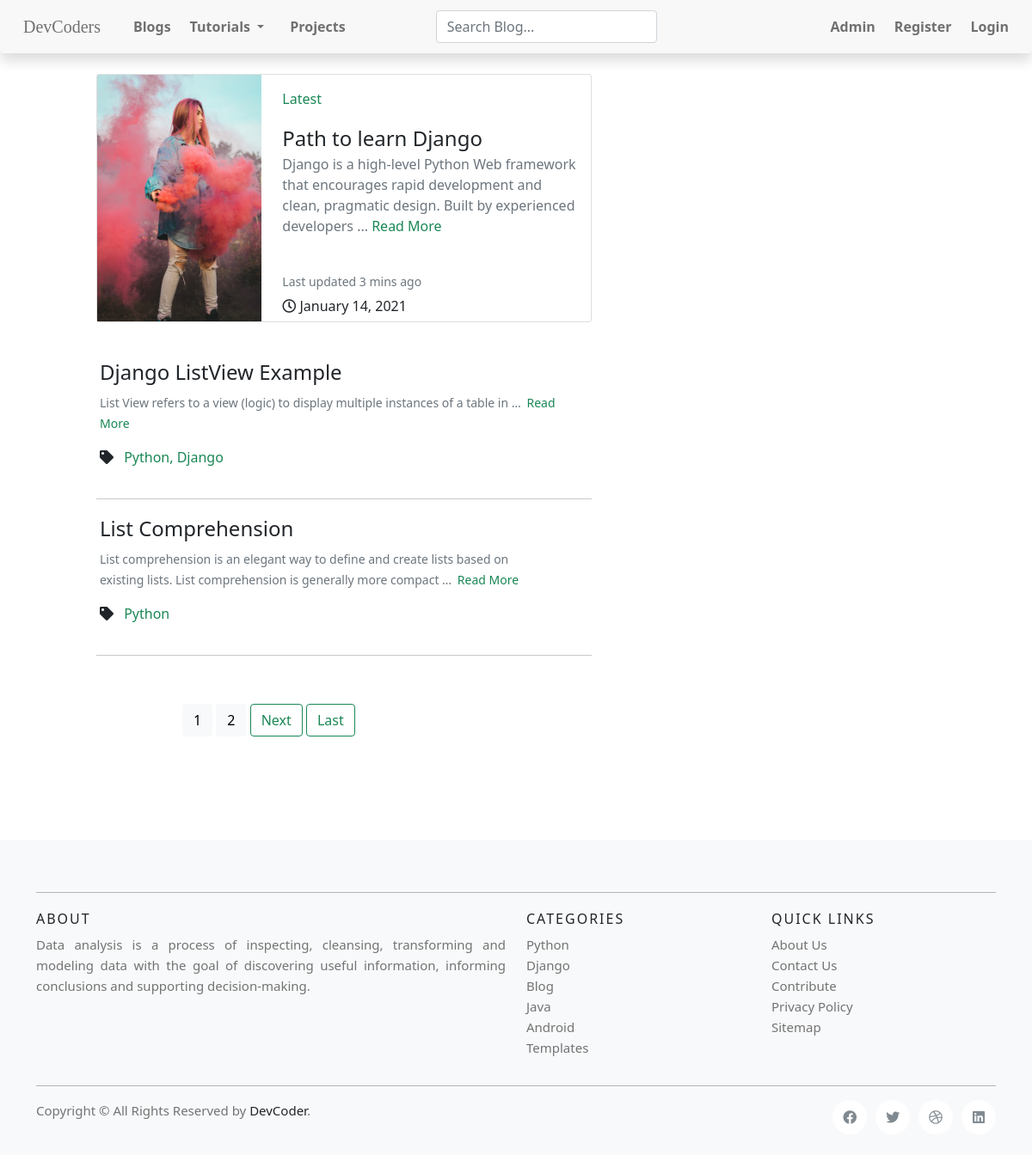
Before: /bloglist/ with the older database file.
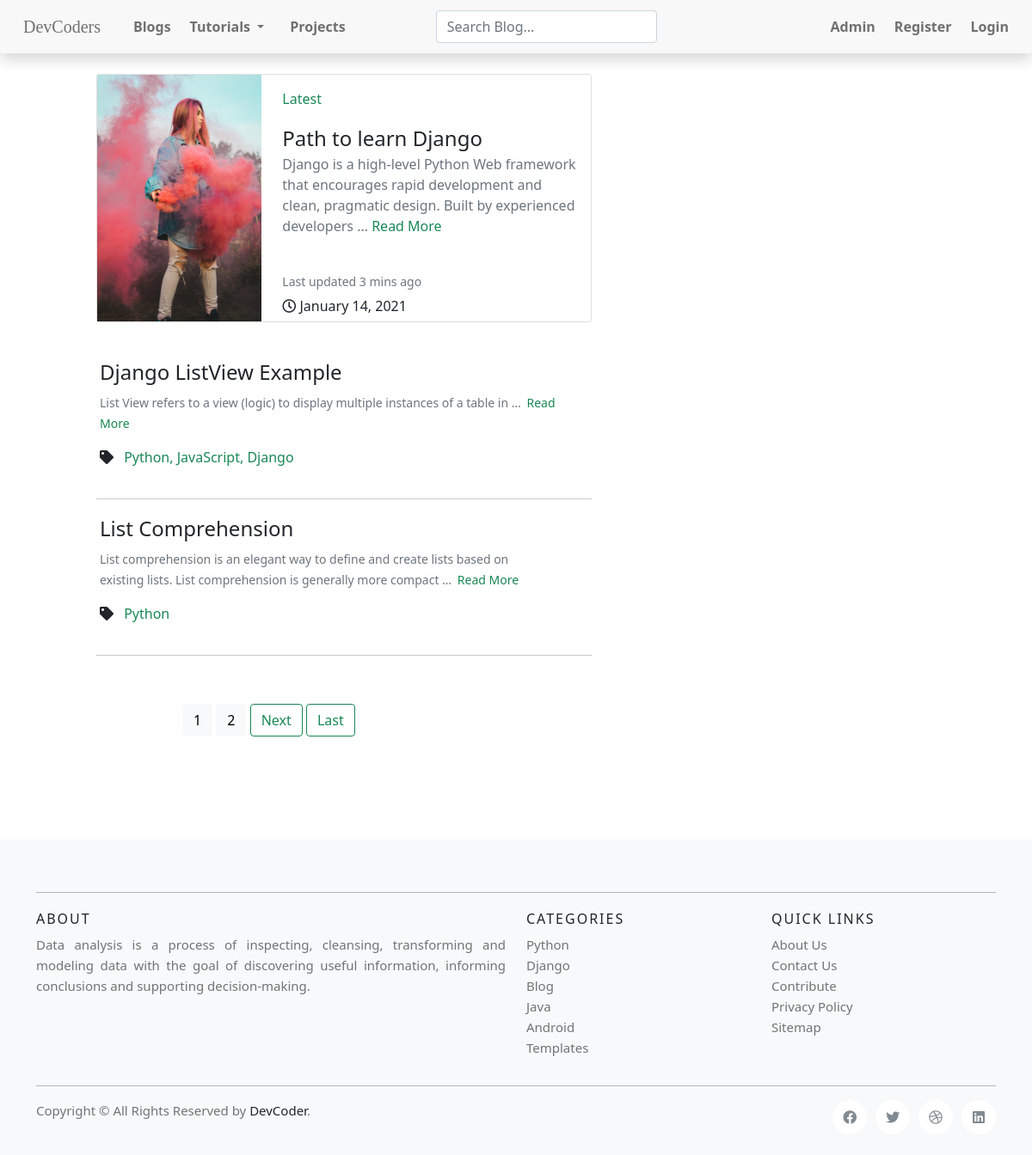
After: the same page with the newer database file.
### blog/models.py (models this page shows, shortened)
class BlogDB(models.Model):
    description = models.CharField(max_length=200)
    keywords = MultiSelectField(choices=keyword_choices, max_choices=3)
    author = models.CharField(
        max_length=50, default='http://sdt-inc.github.io/')
    title = models.CharField(max_length=200)
    slug = models.SlugField(max_length=200, null=True, blank=True)
    tag = MultiSelectField(choices=keyword_choices, max_choices=3)
    writer_name = MultiSelectField(
        choices=writer_choices, max_choices=1)
    date = models.DateField(auto_now=timezone.now())
    body = RichTextUploadingField(config_name='special', blank=True, null=True)
    related_page_link = models.CharField(max_length=200)

### blog/views.py (the view)
# urls.py: path('bloglist/', views.BlogListView.as_view(), name='blog_list'),
@method_decorator(cache_page(60 * 5), name='dispatch')
class BlogListView(ListView):
    model = BlogDB
    paginate_by = 2
    ordering = ['-date']
    template_name = 'blog/blog-list.html'
    def get_context_data(self, **kwargs):
        context = super().get_context_data(**kwargs)
        context['current_url'] = 'blog_list'
        return context

### blog/templates/blog/blog-list.html (shortened to what this page needs)
{% extends 'blog/base.html' %}
{% load static %}
{% block bloglistview %}
<div class="row">
    <div class="col-md-1"></div>
    <div class="col-md-6 col-sm-6 col-xs-12">
        <div class="card mb-3" style="max-width: 100%">
            <div class="row g-0">
                <div class="col-md-4">
                    <img src="{% static 'blog/img/django.jpg' %}" alt="..." class="img-fluid" />
                </div>
                <div class="pl-2 col-md-8" style="position: relative;">
                    <div class="card-body">
                        <p><a class="text-decoration-none text-success" href="#">Latest</a></p>
                        <a href="#" class="text-decoration-none fs-4 text-dark">Path to learn Django</a>
                        <p class="text-muted">
                            Django is a high-level Python Web framework that encourages rapid development and
                            clean,
                            pragmatic design. Built by
                            experienced developers ...
                            <a class="text-decoration-none text-success" href="#">Read More</a>
                        </p>
                        <br>
                        <p class="card-text">
                            <small class="text-muted">Last updated 3 mins ago</small>
                        </p>
                        <time style="position: absolute; bottom: 2%; left: 10;"><i class="far fa-clock"></i>
                            January 14, 2021</time>
                    </div>
                </div>
            </div>
        </div>
        <br>
        {% for blog in object_list %}
        <div class="shadow-none p-1">
            <a class="text-decoration-none font-weight-light text-success"
                href="{% url 'blog-detail' slug=blog.slug %}">
                <h4 class="card-title text-capitalize text-dark">{{ blog.title }}</h4>
            </a>
            <small class="font-weight-light text-justify text-muted"> {{ blog.body | truncatewords:15 | safe }}
                <a href="{% url 'blog-detail' slug=blog.slug %}" class="text-decoration-none text-success zoom">Read
                    More</a>
            </small>
            <div class="row">
                <ul style="display: inline;">
                    <li class="pr-2" style="display: inline;"><i class="fas fa-tag"></i></li>
                    <li class="pr-2" style="display: inline;"><a class="text-decoration-none text-success" href="#">
                            {{ blog.get_tag_display|cut:'0' }}
                        </a>
                    </li>
                </ul>
            </div>
        </div>
        <hr>
        {% endfor %}
    </div>
</div>
{% endblock bloglistview %}

Changed rows visible on the page:
changed BlogDB "Django ListView Example": tag "Python, Django" → "Python, JavaScript, Django"
